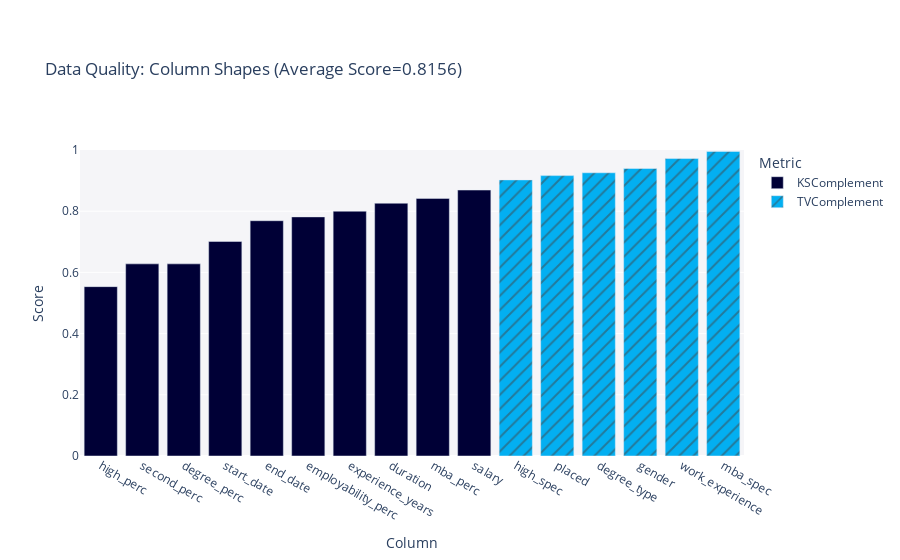

Write notebook code for a chart like this one.
### Code cell
column_shape_property.get_visualization()

### Figure 1 — Plotly figure (JSON) as saved in the notebook; plotly's stock layout.template omitted (floating-point values rounded to 4 significant figures)
{"data": [{"alignmentgroup": "True", "customdata": [["KSComplement"], ["KSComplement"], ["KSComplement"], ["KSComplement"], ["KSComplement"], ["KSComplement"], ["KSComplement"], ["KSComplement"], ["KSComplement"], ["KSComplement"]], "hovertemplate": "<b>%{hovertext}</b><br><br>Metric=%{customdata[0]}<br>Score=%{y}<extra></extra>", "hovertext": ["start_date", "end_date", "salary", "duration", "high_perc", "second_perc", "degree_perc", "experience_years", "employability_perc", "mba_perc"], "legendgroup": "KSComplement", "marker": {"color": "#000036", "pattern": {"shape": ""}}, "name": "KSComplement", "offsetgroup": "KSComplement", "orientation": "v", "showlegend": true, "textposition": "auto", "type": "bar", "x": ["start_date", "end_date", "salary", "duration", "high_perc", "second_perc", "degree_perc", "experience_years", "employability_perc", "mba_perc"], "xaxis": "x", "y": [0.7011, 0.7689, 0.8692, 0.8261, 0.5535, 0.6279, 0.6279, 0.8, 0.7814, 0.8419], "yaxis": "y"}, {"alignmentgroup": "True", "customdata": [["TVComplement"], ["TVComplement"], ["TVComplement"], ["TVComplement"], ["TVComplement"], ["TVComplement"]], "hovertemplate": "<b>%{hovertext}</b><br><br>Metric=%{customdata[0]}<br>Score=%{y}<extra></extra>", "hovertext": ["high_spec", "mba_spec", "gender", "placed", "work_experience", "degree_type"], "legendgroup": "TVComplement", "marker": {"color": "#03AFF1", "pattern": {"shape": "/"}}, "name": "TVComplement", "offsetgroup": "TVComplement", "orientation": "v", "showlegend": true, "textposition": "auto", "type": "bar", "x": ["high_spec", "mba_spec", "gender", "placed", "work_experience", "degree_type"], "xaxis": "x", "y": [0.9023, 0.9953, 0.9395, 0.9163, 0.9721, 0.9256], "yaxis": "y"}], "layout": {"barmode": "relative", "legend": {"title": {"text": "Metric"}, "tracegroupgap": 0}, "margin": {"t": 150}, "plot_bgcolor": "#F5F5F8", "title": {"text": "Data Quality: Column Shapes (Average Score=0.8156)"}, "xaxis": {"anchor": "y", "categoryorder": "total ascending", "domain": [0, 1], "title": {"text": "Column"}}, "yaxis": {"anchor": "x", "domain": [0, 1], "range": [0, 1], "title": {"text": "Score"}}}}
